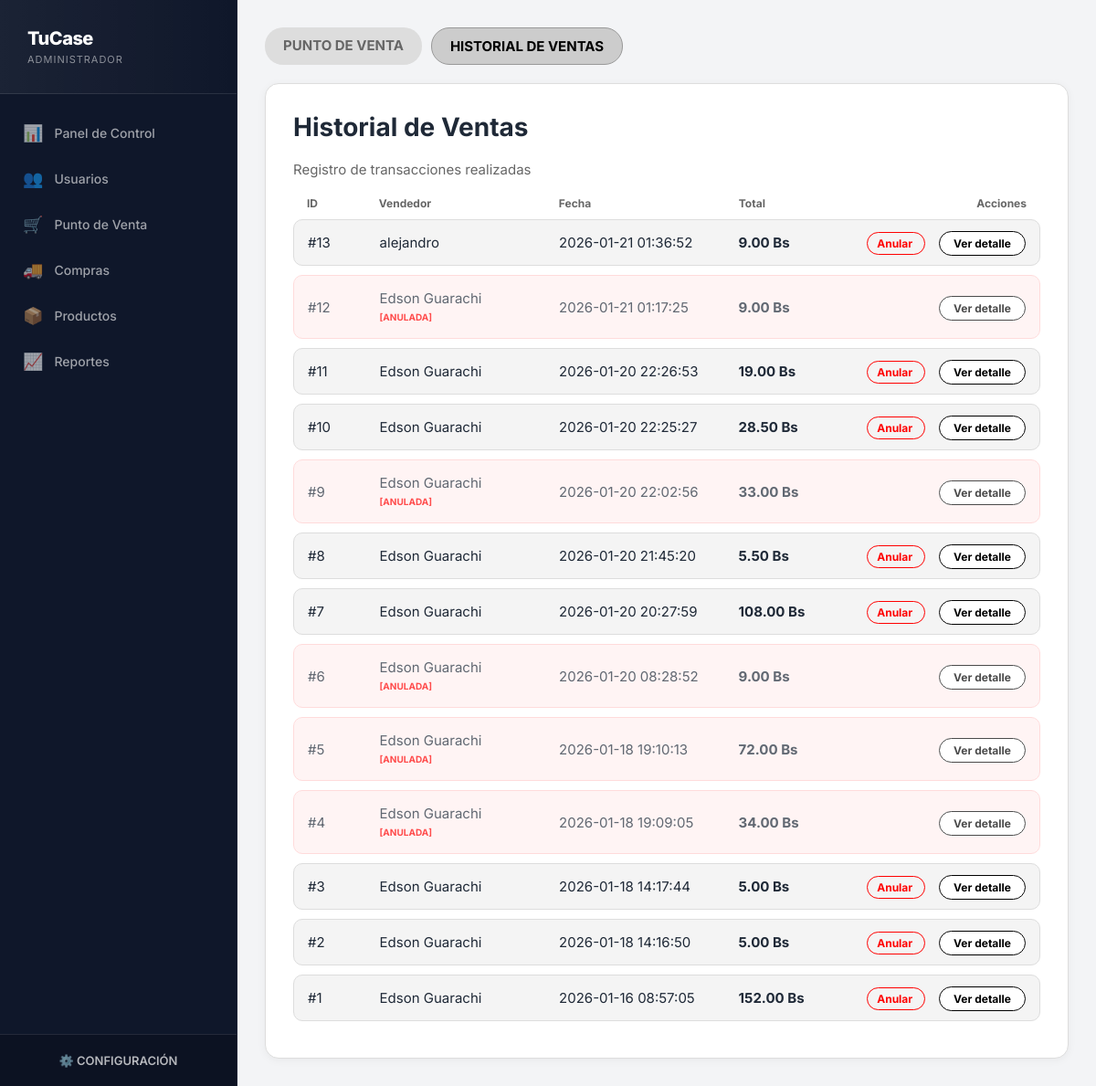
The app's page /views/ventas/historial.php (signed in) with its own data.
### tables this page shows
CREATE TABLE `ventas` (
  `id_venta` int(11) NOT NULL,
  `id_usuario` int(11) NOT NULL,
  `fecha_venta` datetime NOT NULL DEFAULT current_timestamp(),
  `total` decimal(10,2) NOT NULL,
  `estado` tinyint(1) DEFAULT 1
);

CREATE TABLE `usuarios` (
  `id_usuario` int(11) NOT NULL,
  `ci` varchar(20) NOT NULL,
  `nombres` varchar(100) NOT NULL,
  `apellido_paterno` varchar(50) NOT NULL,
  `apellido_materno` varchar(50) NOT NULL,
  `celular` varchar(20) DEFAULT NULL,
  `direccion` varchar(200) DEFAULT NULL,
  `fecha_nacimiento` date DEFAULT NULL,
  `cuenta` varchar(50) NOT NULL,
  `clave` varchar(255) NOT NULL,
  `id_rol` int(11) NOT NULL,
  `estado` tinyint(1) DEFAULT 1,
  `fecha_registro` datetime DEFAULT current_timestamp()
);

### models/Venta.php (called while the page is built, shortened)
<?php
include_once __DIR__ . '/../config/conexion.php';
class Venta {
    private $conn;
    public function __construct() {
        $db = new Conexion();
        $this->conn = $db->getConexion();
    }
    public function listarHistorial() {
        $sql = "SELECT v.*, u.nombres as vendedor
                FROM ventas v
                INNER JOIN usuarios u ON v.id_usuario = u.id_usuario
                ORDER BY v.fecha_venta DESC";
        $stmt = $this->conn->prepare($sql);
        $stmt->execute();
        return $stmt->fetchAll(PDO::FETCH_ASSOC);
    }
}
?>

### config/conexion.php (called while the page is built, shortened)
<?php
class Conexion {
    private $host = "localhost";
    private $db_name = "db_tienda_barrio";
    private $username = "root";
    private $password = "";
    private $charset = "utf8mb4";
    public function getConexion() {
        $this->conn = null;
        try {
            $dsn = "mysql:host=" . $this->host . ";dbname=" . $this->db_name . ";charset=" . $this->charset;
            $options = [
                PDO::ATTR_ERRMODE            => PDO::ERRMODE_EXCEPTION,
                PDO::ATTR_DEFAULT_FETCH_MODE => PDO::FETCH_ASSOC,
                PDO::ATTR_EMULATE_PREPARES   => false,
            ];
            $this->conn = new PDO($dsn, $this->username, $this->password, $options);
        } catch(PDOException $exception) {
            echo "Error de conexión: " . $exception->getMessage();
        }
        return $this->conn;
    }
}
?>

### views/ventas/historial.php (the view, shortened to what this page needs)
<?php
include_once '../../models/Venta.php';
$modelo = new Venta();
$ventas = $modelo->listarHistorial();
?>
<!DOCTYPE html>
<html lang="es">
<head>
</head>
<body>
    <?php include '../sidebar.php'; ?>
    <div class="main-content">
        <div class="top-tabs">
            <a href="registrar.php" class="tab">PUNTO DE VENTA</a>
            <a href="#" class="tab active">HISTORIAL DE VENTAS</a>
        </div>
        <div class="white-card">
            <h1 class="card-title">Historial de Ventas</h1>
            <p style="color:#666; margin-bottom:20px;">Registro de transacciones realizadas</p>
            <div style="display:flex; padding:0 15px; margin-bottom:10px; font-size:12px; color:#666; font-weight:bold;">
                <div style="width:10%;">ID</div>
                <div style="width:25%;">Vendedor</div>
                <div style="width:25%;">Fecha</div>
                <div style="width:15%;">Total</div>
                <div style="width:25%; text-align:right;">Acciones</div>
            </div>
            <?php foreach($ventas as $v): ?>
                <div class="history-item" style="<?php echo ($v['estado']==0)?'opacity:0.7; background:#fff0f0; border:1px solid #ffcccc;':''; ?>">
                    <div style="width:10%;">#<?php echo $v['id_venta']; ?></div>
                    <div style="width:25%;">
                        <?php echo $v['vendedor']; ?>
                        <?php if($v['estado']==0) echo " <br><span style='color:red; font-size:10px; font-weight:bold;'>[ANULADA]</span>"; ?>
                    </div>
                    <div style="width:25%;"><?php echo $v['fecha_venta']; ?></div>
                    <div style="width:15%; font-weight:bold;"><?php echo number_format($v['total'], 2); ?> Bs</div>
                    <div style="width:25%; text-align:right;">
                        <?php if($v['estado'] == 1 && $_SESSION['rol'] == 1): ?>
                            <a href="../../controllers/VentaController.php?accion=anular&id=<?php echo $v['id_venta']; ?>"
                               onclick="return confirm('¿Seguro que deseas ANULAR esta venta? \n\nLos productos volverán al stock automáticamente.')"
                               class="btn-anular">
                               Anular
                            </a>
                        <?php endif; ?>
                        <a href="?ver_detalle=<?php echo $v['id_venta']; ?>" class="btn-detail">Ver detalle</a>
                    </div>
                </div>
            <?php endforeach; ?>
        </div>
    </div>
</body>
</html>

### css/estilos.css (style rules this page uses)
:root { --primary-dark: #0f172a; --primary: #2563eb; --primary-light: #eff6ff; --success: #10b981; --bg-success: #d1fae5; --warning: #f59e0b; --bg-warning: #fef3c7; --danger: #ef4444; --bg-danger: #fee2e2; --text-main: #1f2937; --text-muted: #6b7280; --bg-body: #f3f4f6; --bg-card: #ffffff; --border: #e5e7eb; --font-stack: 'Inter', 'Segoe UI', system-ui, sans-serif; --shadow-sm: 0 1px 2px 0 rgba(0, 0, 0, 0.05); --shadow-md: 0 4px 6px -1px rgba(0, 0, 0, 0.1), 0 2px 4px -1px rgba(0, 0, 0, 0.06); --shadow-lg: 0 10px 15px -3px rgba(0, 0, 0, 0.1), 0 4px 6px -2px rgba(0, 0, 0, 0.05); --radius: 12px; }
* { box-sizing: border-box; margin: 0; padding: 0; font-family: var(--font-stack); }
body { background-color: var(--bg-body); color: var(--text-main); height: 100vh; display: flex; overflow: hidden; font-size: 15px; }

### views/ventas/historial.php (style rules this page uses)
* { margin: 0; padding: 0; box-sizing: border_box; font-family: 'Segoe UI', sans-serif; }
body { display: flex; height: 100vh; background-color: #f4f4f4; }
.main-content { flex-grow: 1; padding: 30px; overflow-y: auto; }
.top-tabs { display: flex; gap: 10px; margin-bottom: 20px; }
.tab { padding: 10px 20px; background: #ddd; border-radius: 20px; text-decoration: none; color: #666; font-weight: bold; }
.tab.active { background: #ccc; color: black; border: 1px solid #999; }
.white-card { background: white; border-radius: 15px; padding: 30px; box-shadow: 0 2px 10px rgba(0,0,0,0.05); border: 1px solid #ddd; min-height: 500px; }
.card-title { font-size: 28px; font-weight: bold; margin-bottom: 20px; }
.history-item { display: flex; justify-content: space-between; align-items: center; background: #f4f4f4; padding: 15px; margin-bottom: 10px; border-radius: 10px; border: 1px solid #ddd; }
.btn-detail { background: white; border: 1px solid #000; padding: 5px 15px; border-radius: 20px; text-decoration: none; color: black; font-size: 12px; font-weight: bold; }
.btn-anular { color: red; text-decoration: none; font-size: 12px; font-weight: bold; margin-right: 15px; border: 1px solid red; padding: 4px 10px; border-radius: 20px; }

### records on screen
ventas: id_venta "13", id_usuario.nombres "alejandro", fecha_venta "2026-01-21 01:36:52", total "9.00"
ventas: id_venta "12", id_usuario.nombres "Edson Guarachi", estado "[ANULADA]", fecha_venta "2026-01-21 01:17:25", total "9.00"
ventas: id_venta "11", id_usuario.nombres "Edson Guarachi", fecha_venta "2026-01-20 22:26:53", total "19.00"
ventas: id_venta "10", id_usuario.nombres "Edson Guarachi", fecha_venta "2026-01-20 22:25:27", total "28.50"
ventas: id_venta "9", id_usuario.nombres "Edson Guarachi", estado "[ANULADA]", fecha_venta "2026-01-20 22:02:56", total "33.00"
ventas: id_venta "8", id_usuario.nombres "Edson Guarachi", fecha_venta "2026-01-20 21:45:20", total "5.50"
ventas: id_venta "7", id_usuario.nombres "Edson Guarachi", fecha_venta "2026-01-20 20:27:59", total "108.00"
ventas: id_venta "6", id_usuario.nombres "Edson Guarachi", estado "[ANULADA]", fecha_venta "2026-01-20 08:28:52", total "9.00"
ventas: id_venta "5", id_usuario.nombres "Edson Guarachi", estado "[ANULADA]", fecha_venta "2026-01-18 19:10:13", total "72.00"
ventas: id_venta "4", id_usuario.nombres "Edson Guarachi", estado "[ANULADA]", fecha_venta "2026-01-18 19:09:05", total "34.00"
ventas: id_venta "3", id_usuario.nombres "Edson Guarachi", fecha_venta "2026-01-18 14:17:44", total "5.00"
ventas: id_venta "2", id_usuario.nombres "Edson Guarachi", fecha_venta "2026-01-18 14:16:50", total "5.00"
ventas: id_venta "1", id_usuario.nombres "Edson Guarachi", fecha_venta "2026-01-16 08:57:05", total "152.00"
